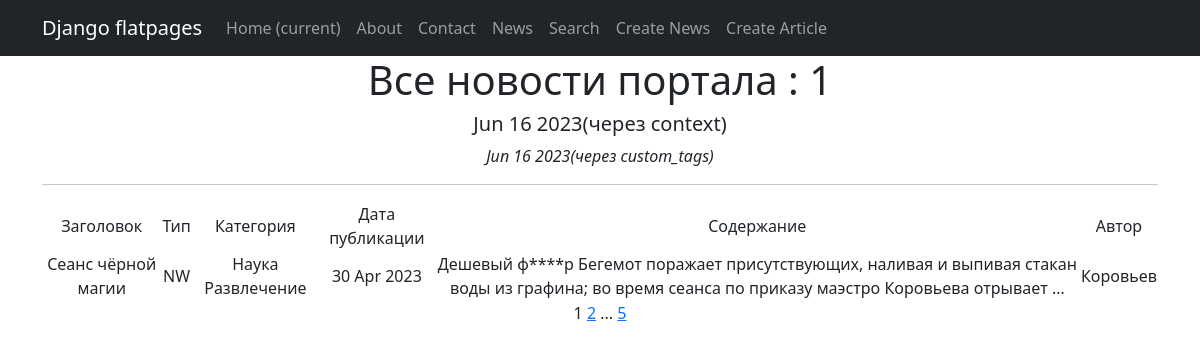
Page /news/ on the committed database.
### news/models.py (models this page shows, shortened)
class Post(models.Model):
    article = 'AR'
    news = 'NW'
    POST_TYPE = [
        (article, 'Статья'),
        (news, 'Новость')
    ]
    post_type = models.CharField(max_length=2,
                                 choices=POST_TYPE)
    post_date_time = models.DateTimeField(auto_now_add=True)
    post_title = models.CharField(max_length=255)
    post_text = models.TextField()
    post_rating = models.IntegerField(default=0)
    author = models.ForeignKey('Author', on_delete=models.CASCADE)
    category = models.ManyToManyField('Category', through='PostCategory')

class Category(models.Model):
    category_name = models.CharField(max_length=255,
                                     unique=True)
    def __str__(self):
        return self.category_name

class Author(models.Model):
    author_rating = models.IntegerField(default=0)
    author = models.OneToOneField(User, on_delete=models.CASCADE)
    def __str__(self):
        return self.author.username

### news/views.py (the view)
# urls.py: path('news/', NewsList.as_view(), name='news_list'),
class NewsList(ListView):
    model = Post
    template_name = 'news.html'
    context_object_name = 'news'
    paginate_by = 1
    def get_context_data(self, **kwargs):
        context = super().get_context_data(**kwargs)
        context['time_now'] = datetime.utcnow()
        return context

### news/templatetags/custom_filters.py (called while the page is built)
@register.filter()
def censor(value):
    words = value.split()
    corrected_words = []
    for word in words:
        if word.lower() in restricted_words:
            word = word = list(word)[0] + ''.join([i.replace(i, "*") for i in list(word)[1:-1]]) + list(word)[-1]
            corrected_words.append(word)
        else:
            corrected_words.append(word)
    corrected_words = ' '.join(corrected_words)
    return corrected_words

### news/templatetags/custom_tags.py (called while the page is built)
@register.simple_tag()
def current_time(format_string='%b %d %Y'):
    return datetime.utcnow().strftime(format_string)

### templates/news.html (shortened to what this page needs)
{% extends 'flatpages/default.html' %}
{% load custom_filters %}
{% load custom_tags %}
{% block content %}
    <h1> Все новости портала : {{ news|length }} </h1>
    <h5>{{ time_now|date:'M d Y' }}(через context)</h5>
    <em>{% current_time %}(через custom_tags)</em>
    <hr>
    {% if news %}
        <table>
            <tr>
                <td> Заголовок </td>
                <td> Тип </td>
                <td> Категория </td>
                <td> Дата публикации </td>
                <td> Содержание </td>
                <td> Автор </td>
            </tr>
            {% for one_news in news %}
            <tr>
                <td> {{ one_news.post_title }} </td>
                <td> {{ one_news.post_type }} </td>
                <td>
                    {% for category in one_news.category.all %}
                    {{ category }}
                    {% endfor %}
                </td>
                <td> {{ one_news.post_date_time|date:'d M Y' }} </td>
                <td> {{ one_news.post_text|truncatewords:20|censor }} </td>
                <td> {{ one_news.author }} </td>
            </tr>
            {% endfor %}
        </table>
    {% else %}
        <h2> Новостей на сегодня нет </h2>
    {% endif %}
    {{ page_obj.number }}
    {% if page_obj.has_next %}
        <a href="?page={{ page_obj.next_page_number }}">{{ page_obj.next_page_number }}</a>
        {% if paginator.num_pages != page_obj.next_page_number %}
            ...
            <a href="?page={{ page_obj.paginator.num_pages }}">{{ page_obj.paginator.num_pages }}</a>
        {% endif %}
    {% endif %}
{% endblock content %}

### rows in the picture
Post: post_title "Cеанс чёрной магии", post_type "NW", post_date_time "30 Apr 2023", post_text|censor "Дешевый ф****р Бегемот поражает присутствующих, наливая и выпивая стакан воды из графина; во время сеанса по приказу маэстро Коровьева отрывает …", author "Коровьев"
Category: category_name "Наука"
Category: category_name "Развлечение"

### other values in the picture
{{ news|length }} "1"
{{ time_now|date:'M d Y' }} "Jun 16 2023"
{{ page_obj.number }} "1"
{{ page_obj.next_page_number }} "2"
{{ page_obj.paginator.num_pages }} "5"
